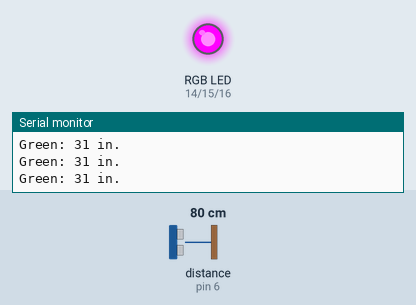
This sketch was run on a simulated Arduino Uno, built with avr-gcc and run on an emulated ATmega328P. On the bench: an RGB LED mixed from three pins (HIGH = lit), the last lines printed to the serial monitor. Inputs (shaded band) come from the test bench; at power-on: distance to the obstacle (sensor on pin 6) 80 cm. The echo pulse lasts 58.3 µs per cm.

Above: at 1.2 s.
1.3 s: distance to the obstacle (sensor on pin 6) set to 28 cm
4.3 s: distance to the obstacle (sensor on pin 6) set to 23 cm
At 5.5 s:
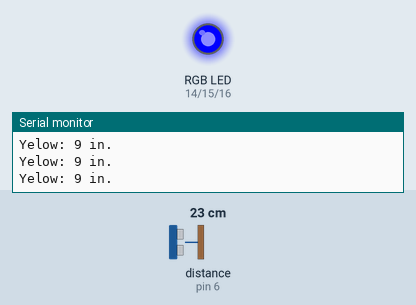
5.8 s: distance to the obstacle (sensor on pin 6) set to 18 cm
8.8 s: distance to the obstacle (sensor on pin 6) set to 14 cm
At 10.0 s:
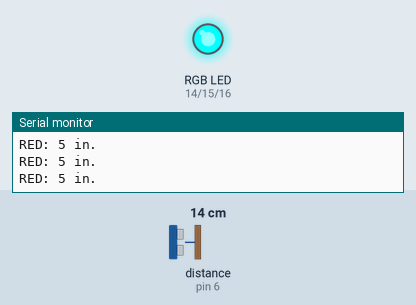
10.3 s: distance to the obstacle (sensor on pin 6) set to 35 cm
At 11.3 s:
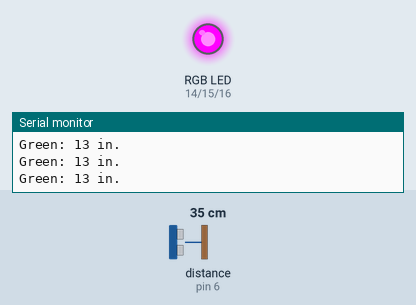
11.8 s: distance to the obstacle (sensor on pin 6) set to 2 cm
At 12.2 s:
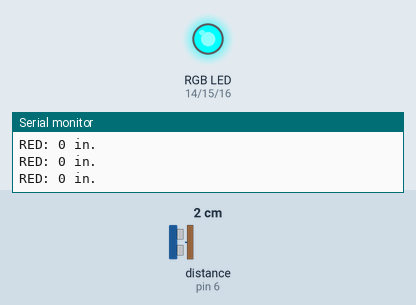
Timing chart, 0 to 14.3 s (numbered marks = the images above; inputs shaded):
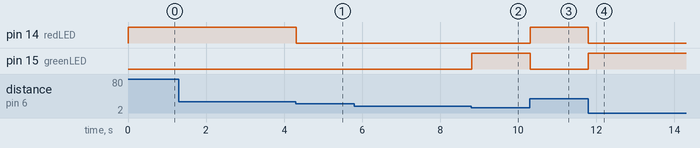

The sketch:

Ping_Distance_RGB_output_copy.ino
```cpp
#include <NewPing.h>

int pingSensorIn;
int triggerDistance = 5; //Your Too Close distance in Inches
int triggerDistance2 = 10; //Getting closer distance (Caution!) in Inches
int triggerDistance3 = 30; //No used

#define TRIGGER_PIN  5  // Arduino pin tied to trigger pin on the ultrasonic sensor.
#define ECHO_PIN     6  // Arduino pin tied to echo pin on the ultrasonic sensor.
#define MAX_DISTANCE 200 // Maximum distance we want to ping for (in centimeters). Maximum sensor distance is rated at 400-500cm.

NewPing sonar(TRIGGER_PIN, ECHO_PIN, MAX_DISTANCE); // NewPing setup of pins and maximum distance.

int redLED = 14;
int greenLED = 15;
int blueLED = 16;

void setup () {
  Serial.begin(9600);

pinMode(redLED, OUTPUT);
pinMode(greenLED, OUTPUT);
pinMode(blueLED, OUTPUT);

digitalWrite (redLED, HIGH);
digitalWrite (greenLED, HIGH);
digitalWrite (blueLED, HIGH);

}

void loop () {


  unsigned int uS = sonar.ping(); // Send ping, get ping time in microseconds (uS).
 /* Serial.print("Ping: ");
  Serial.print(uS / US_ROUNDTRIP_IN); // Convert ping time to distance in cm and print result (0 = outside set distance range)
  Serial.println(" in");
  */
  pingSensorIn = (uS / US_ROUNDTRIP_IN);

      if (pingSensorIn <= triggerDistance)
      {
      	//To Close - RED Stop!
        digitalWrite(redLED, LOW);
		digitalWrite(greenLED, HIGH);
		digitalWrite(blueLED, HIGH);
		Serial.print("RED: ");
		Serial.print(pingSensorIn);
		Serial.println(" in.");
      }
       if (pingSensorIn > triggerDistance && pingSensorIn < triggerDistance2)
      {
      	//Almost Close - YELLOW Caution!
        digitalWrite(greenLED, LOW);
		digitalWrite(redLED, LOW);
		digitalWrite(blueLED, HIGH);
		Serial.print("Yelow: ");
		Serial.print(pingSensorIn);
		Serial.println(" in.");
      }

		if (pingSensorIn >= triggerDistance2)
		{
		//Clear - GREEN stuff is pretty far from you!
		digitalWrite(blueLED, HIGH);
		digitalWrite(redLED, HIGH);
		digitalWrite(greenLED, LOW);
		Serial.print("Green: ");
		Serial.print(pingSensorIn);
		Serial.println(" in.");
		}

}
```

Measured:
- the behaviour switches between 26 and 25 cm on distance to the obstacle (sensor on pin 6) (found by bisection; images 0 and 1)
- the behaviour switches between 16 and 15 cm on distance to the obstacle (sensor on pin 6) (found by bisection; images 1 and 2)
- after the input at 4.3 s, pin 14 (redLED): HIGH → LOW at once
- after the input at 8.8 s, pin 15 (greenLED): LOW → HIGH at once
- after the input at 10.3 s, pin 14 (redLED): LOW → HIGH at once; pin 15 (greenLED): HIGH → LOW at once
- after the input at 11.8 s, pin 14 (redLED): HIGH → LOW at once; pin 15 (greenLED): LOW → HIGH at once
